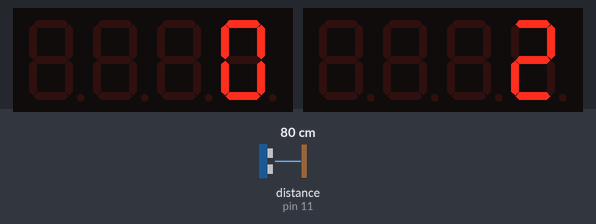
Simulated run of this sketch. Board: Arduino Uno, built with avr-gcc and run on an emulated ATmega328P. Parts: 2 × 4-digit seven-segment display. Wiring (inferred from the names in the program): ultrasonic range finder: trigger pin 12; echo pin 11. The inputs (shaded band) are chosen by the test bench; at power-on: distance to the obstacle (sensor on pin 11) 80 cm. The echo pulse lasts 58.3 µs per cm; what the sketch prints to the serial monitor is not drawn.

Above: at 2.2 s.
2.3 s: distance to the obstacle (sensor on pin 11) set to 2 cm
At 3.8 s:
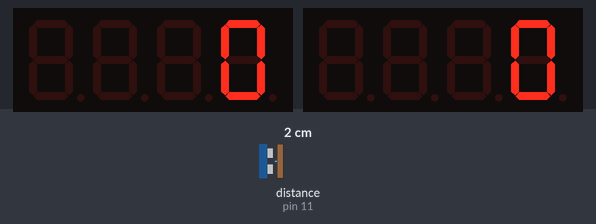
4.1 s: distance to the obstacle (sensor on pin 11) set to 9 cm
At 5.2 s:
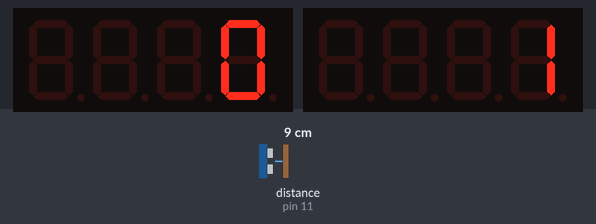
Timing chart, 0 to 7.1 s (numbered marks = the images above; inputs shaded):
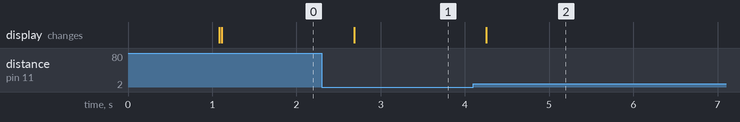

The sketch:

Ultrasonic.ino
```cpp
// Include the library:
#include <TM1637Display.h>
const int trigPin = 12;
const int echoPin = 11;
int demand;
bool changed;
long duration, cm;
const int numReadings = 3;
int tic = 0;
int toc = 0;
long readings[numReadings];      // the readings from the analog input
int readIndex = 0;              // the index of the current reading
long total = 0;                  // the running total
long average = 0;
int throwaway = 0;
bool placed = false;
bool picked = false;
bool thrown = false;

// Define the connections pins:
#define CLK 2
#define DIO 3
// Create display object of type TM1637Display:
TM1637Display display = TM1637Display(CLK, DIO);

TM1637Display display_1  = TM1637Display(6, 7);

// Create array that turns all segments on:
const uint8_t data[] = {0xff, 0xff, 0xff, 0xff};
// Create array that turns all segments off:
const uint8_t blank[] = {0x00, 0x00, 0x00, 0x00};


void setup() {
  display.clear();
  display_1.clear();
  delay(1000);
  Serial.begin(9600);
  demand = 2;
  cm = 0;
  changed = false;
  display.setBrightness(7);
  display_1.setBrightness(7);
  display.showNumberDec(0);
  display_1.showNumberDec(0);
}
void loop()
{
  picked= false;
  placed = false;
  total = total - readings[readIndex];
  cm = pulse();
  if (cm < 5)
  {
    display_1.showNumberDec(0);
  }
  else if (cm < 20){
    display_1.showNumberDec(1);
  }
  else {
    display_1.showNumberDec(2);
  }
  if (sq(cm - average) > 25)
  {
    if (changed == false)
    {
      if (cm - average < 0){
        placed = true;
      }
      else {
        picked = true;
      }
      changed = true;
    }
  }
  else
  {
    changed = false;
  }
  if (placed)
  {
    demand = 1;
    tic = millis();
  }
  if (picked) {
    if (throwaway == 0){
      Serial.println("Picked up");
    }
    else
    {
      if (cm < 5)
      {
        display.showNumberDec(2);
      }
      else if (cm < 20){
        display.showNumberDec(1);
      }
      else {
        display.showNumberDec(0);
      }
    }
    throwaway = 0;
    demand = 2;
    thrown = false;
  }
  if (demand == 1){
    toc = millis();
    if (toc - tic > 5000){
      if (cm < 5)
      {
        throwaway = 2;
        display.showNumberDec(2);
      }
      else {
        throwaway = 1;
        display.showNumberDec(1);
      }
    }
  }

  if (throwaway > 0){
    if (thrown == false){
      //Serial.print("Throw away ");
      Serial.println(throwaway);
      thrown = true;
    }
  }
  readings[readIndex] = cm;
  total = total + readings[readIndex];
  readIndex = readIndex + 1;
  if (readIndex >= numReadings) {
    readIndex = 0;
  }
  average = total / numReadings;
  delay(500);
}

long microsecondsToCentimeters(long microseconds)
{
  return microseconds / 29 / 2;
}

long pulse()
{
  pinMode(trigPin, OUTPUT);
  digitalWrite(trigPin, LOW);
  delayMicroseconds(2);
  digitalWrite(trigPin, HIGH);
  delayMicroseconds(10);
  digitalWrite(trigPin, LOW);
  pinMode(echoPin, INPUT);
  duration = pulseIn(echoPin, HIGH);
  cm = microsecondsToCentimeters(duration);
  return cm;
}
```

Measured:
- after the input at 2.3 s, the display: changes after 0.39 s (image 1)
- after the input at 4.1 s, the display: changes after 0.15 s (image 2)
